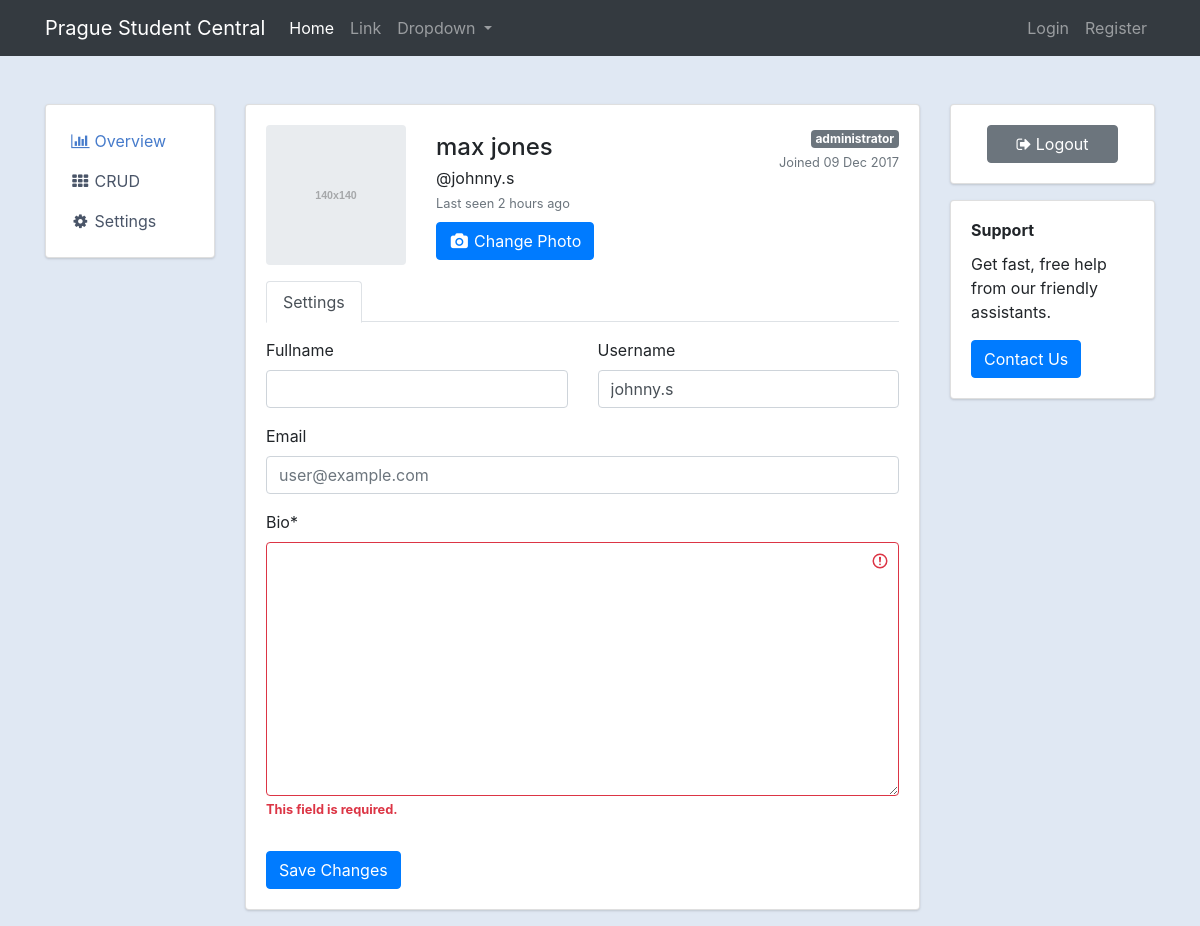
The app's page /account/profile/update (signed in), older data.
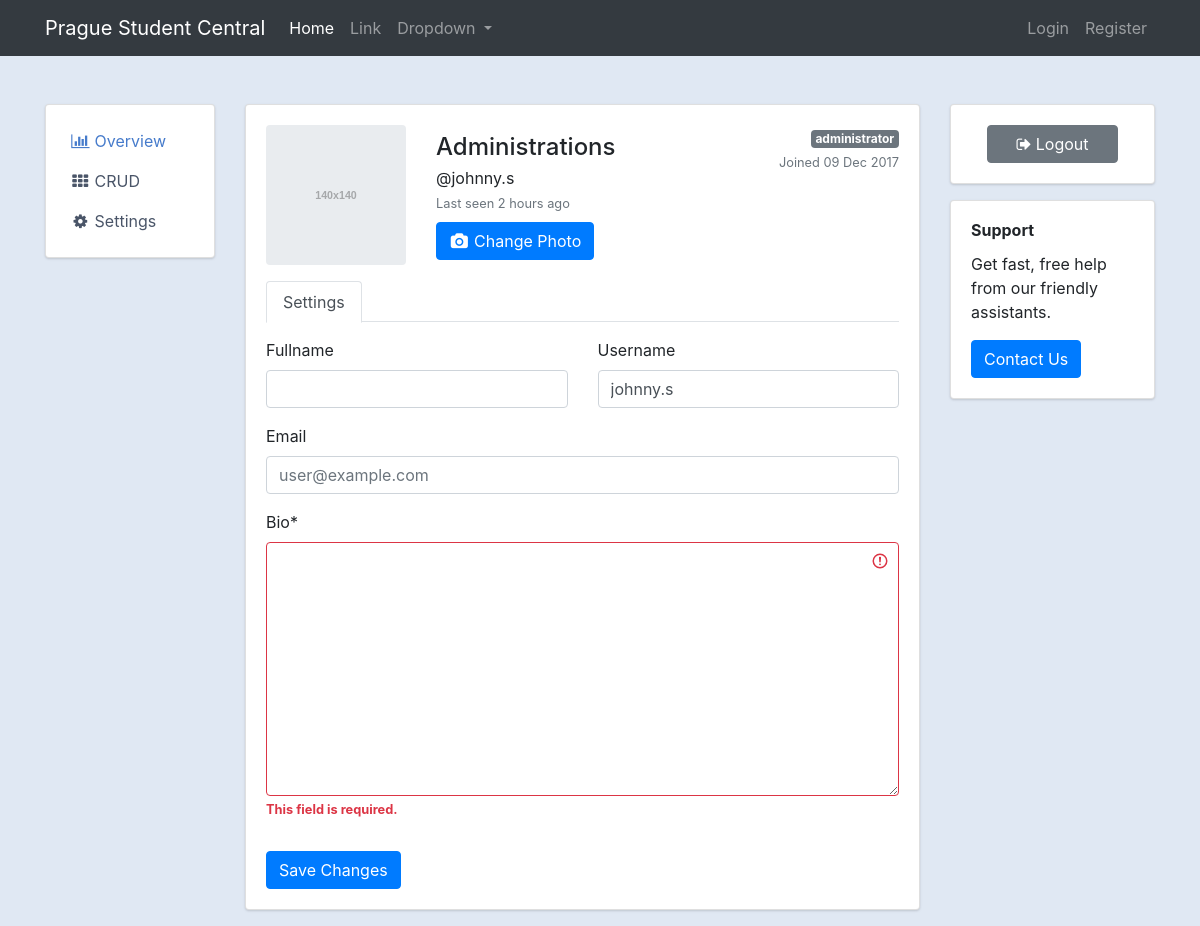
The same page, newer data.
### main/models.py (models this page shows, shortened)
class Author(models.Model):
    user = models.ForeignKey(User, on_delete=models.CASCADE)
    fullname = models.CharField(max_length=40, blank=True)
    slug = slug = models.SlugField(max_length=400, unique=True, blank=True)
    bio = HTMLField()
    points = models.IntegerField(default=0)
    profile_pic = ResizedImageField(size=[50, 80], quality=100, upload_to="authors", default=None, null=True, blank=True)

### user/views.py (the view)
# urls.py: path('profile/update', update_profile, name='update'),
@login_required
def update_profile(request):
    context = {}
    user = request.user
    user_info = Author.objects.get(user=user)
    form = UpdateForm(request.POST, request.FILES, use_required_attribute=False)
    if request.method == "POST":
        if form.is_valid():
            update_profile = form.save(commit=False)
            update_profile.user = user
            update_profile.save()
            return redirect("forum:home")
    context.update({
        "form": form,
        "user": user_info
    })
    return render(request, "users/profile_update.html", context)

### user/forms.py
class UpdateForm(forms.ModelForm):
    class Meta:
        model = Author
        fields = ['fullname', 'user', 'bio', 'profile_pic']
        widgets = {
            'fullname': forms.TextInput(attrs={'class': 'form-control'}),
            'bio': forms.Textarea(attrs={'class': 'form-control'}),
        }

### templates/users/profile_update.html (shortened to what the changed rows need)
{% extends 'root.html' %}
{% load crispy_forms_tags %}
{% block content %}
<link href="https://maxcdn.bootstrapcdn.com/font-awesome/4.3.0/css/font-awesome.min.css" rel="stylesheet">
<div class="container">
<div class="row flex-lg-nowrap pt-5">
  <div class="col">
    <div class="row">
      <div class="col mb-3">
        <div class="card">
          <div class="card-body">
            <div class="e-profile">
              <div class="row">
                <div class="col d-flex flex-column flex-sm-row justify-content-between mb-3">
                  <div class="text-center text-sm-left mb-2 mb-sm-0">
                    <h4 class="pt-sm-2 pb-1 mb-0 text-nowrap">{{user.fullname}}</h4>
                    <p class="mb-0">@johnny.s</p>
                    <div class="text-muted"><small>Last seen 2 hours ago</small></div>
                    <div class="mt-2">
                      <button class="btn btn-primary" type="button">
                      </button>
                    </div>
                  </div>
                </div>
              </div>
            </div>
          </div>
        </div>
      </div>
    </div>
  </div>
</div>
</div>
{% endblock %}

Row changes from the older to the newer data that the page shows:
changed Author: fullname "max jones" → "Administrations"
